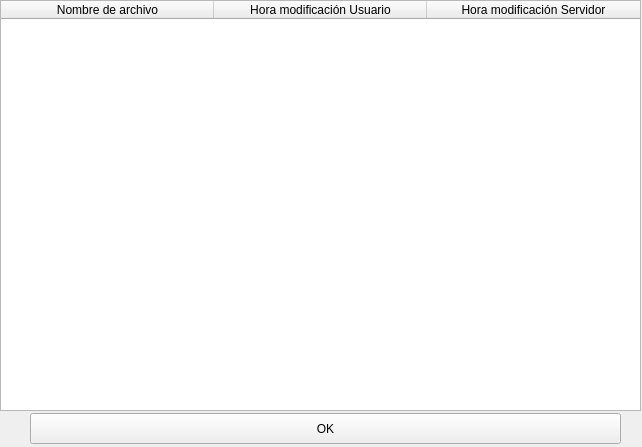
<?xml version="1.0" encoding="UTF-8"?>
<ui version="4.0">
 <class>Form</class>
 <widget class="QWidget" name="Form">
  <property name="geometry">
   <rect>
    <x>0</x>
    <y>0</y>
    <width>642</width>
    <height>447</height>
   </rect>
  </property>
  <property name="windowTitle">
   <string>Form</string>
  </property>
  <widget class="QTableWidget" name="tabla">
   <property name="geometry">
    <rect>
     <x>0</x>
     <y>0</y>
     <width>641</width>
     <height>411</height>
    </rect>
   </property>
   <property name="editTriggers">
    <set>QAbstractItemView::NoEditTriggers</set>
   </property>
   <property name="tabKeyNavigation">
    <bool>true</bool>
   </property>
   <property name="dragDropOverwriteMode">
    <bool>false</bool>
   </property>
   <property name="showGrid">
    <bool>true</bool>
   </property>
   <property name="rowCount">
    <number>0</number>
   </property>
   <property name="columnCount">
    <number>3</number>
   </property>
   <attribute name="horizontalHeaderCascadingSectionResizes">
    <bool>true</bool>
   </attribute>
   <attribute name="horizontalHeaderDefaultSectionSize">
    <number>213</number>
   </attribute>
   <column>
    <property name="text">
     <string>Nombre de archivo</string>
    </property>
   </column>
   <column>
    <property name="text">
     <string>Hora modificación Usuario</string>
    </property>
   </column>
   <column>
    <property name="text">
     <string>Hora modificación Servidor</string>
    </property>
   </column>
  </widget>
  <widget class="QPushButton" name="ok">
   <property name="geometry">
    <rect>
     <x>30</x>
     <y>413</y>
     <width>591</width>
     <height>31</height>
    </rect>
   </property>
   <property name="text">
    <string>OK</string>
   </property>
  </widget>
 </widget>
 <resources/>
 <connections/>
</ui>
